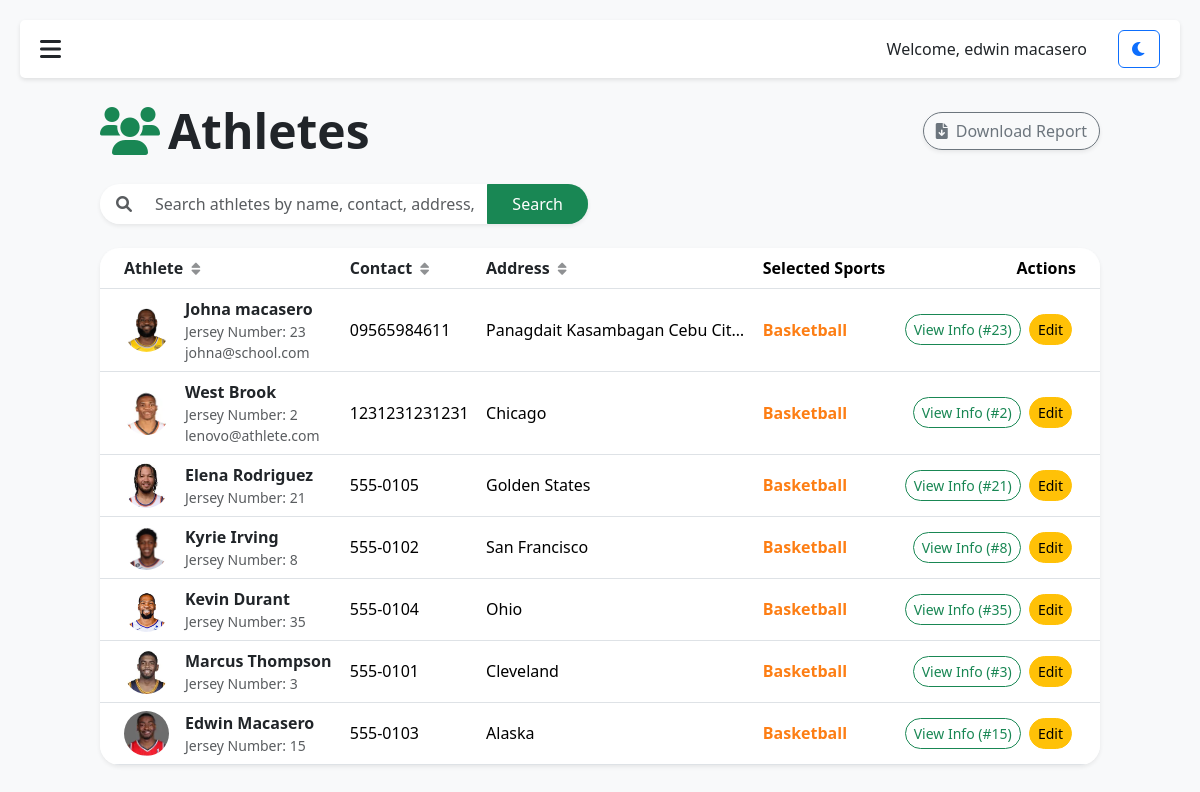
The app's page /athletes/ (signed in) with its own data.
### management/models.py (models this page shows, shortened)
class Athlete(models.Model):
    user = models.OneToOneField(User, on_delete=models.CASCADE)
    profile_picture = models.ImageField(upload_to='profile_pics/', null=True, blank=True)
    contact_number = models.CharField(max_length=15)
    address = models.TextField()
    weight = models.DecimalField(max_digits=5, decimal_places=2, null=True, blank=True, help_text="Weight in kg")
    height = models.DecimalField(max_digits=5, decimal_places=2, null=True, blank=True, help_text="Height in cm")
    endurance_level = models.CharField(max_length=50, default='Medium', choices=[('Low', 'Low'), ('Medium', 'Medium'), ('High', 'High'), ('Elite', 'Elite')])
    injury_status = models.CharField(max_length=100, default='None', help_text="Current injury or 'None'")
    sports = models.TextField(null=True, blank=True, help_text="Comma-separated list of sports")
    jersey_number = models.CharField(max_length=10, null=True, blank=True, default='#--')
    position = models.CharField(max_length=50, null=True, blank=True, default='Player')
    grade_level = models.CharField(max_length=50, null=True, blank=True, default='Active')
    plain_password = models.CharField(max_length=128, null=True, blank=True, help_text="Plain text password (Admin access only)")

### management/views.py (the view, shortened to what this page needs)
# urls.py: path('', views.athlete_list, name='athlete_list'),
@login_required
def athlete_list(request):
    sort_by = request.GET.get('sort_by', 'user__username')
    direction = request.GET.get('direction', 'asc')
    query = request.GET.get('query', '')
    is_coach = Coach.objects.filter(user=request.user).exists()
    if is_coach:
        coach = Coach.objects.get(user=request.user)
        coach_sports = coach.sports.split(',') if coach.sports else []
        athletes = Athlete.objects.filter(sports__in=coach_sports)
    else:
        athletes = Athlete.objects.all()
    if direction == 'desc':
        sort_by = f'-{sort_by}'
    athletes = athletes.order_by(sort_by)
    return render(request, 'management/athlete_list.html', {'athletes': athletes})

### management/context_processors.py (called while the page is built)
def unread_notifications(request):
    if not request.user.is_authenticated:
        return {}
    counts = {
        'total': 0,
        'chat': Message.objects.filter(receiver=request.user, is_read=False).count(),
        'payment': 0,
        'session': 0,
        'evaluation': 0,
        'incident': 0,
        'goal': 0,
        'system': 0,
    }
    notifications = Notification.objects.filter(recipient=request.user, is_read=False)
    for n in notifications:
        n_type = n.notification_type.lower()
        if n_type in counts:
            counts[n_type] += 1
        else:
            counts['system'] += 1
    counts['total'] = sum(v for k, v in counts.items() if k != 'total')
    return {'unread_counts': counts}

### management/templates/management/athlete_list.html (shortened to what this page needs)
{% extends 'base.html' %}
{% load django_bootstrap5 %}
{% block content %}
<div class="container mt-4">
    <div class="d-flex justify-content-between align-items-center mb-4">
        <h1 class="display-5 fw-bold"><i class="fas fa-users me-2 text-success"></i>Athletes</h1>
        <div>
            <a href="{% url 'management:generate_report' %}" class="btn btn-outline-secondary rounded-pill shadow-sm">
                <i class="fas fa-file-download me-2"></i>Download Report
            </a>
        </div>
    </div>
    <div class="row mb-4">
        <div class="col-md-6">
            <form method="get" class="d-flex gap-2">
                <div class="input-group shadow-sm rounded-pill overflow-hidden">
                    <span class="input-group-text bg-white border-0 ps-3">
                        <i class="fas fa-search text-muted"></i>
                    </span>
                    <input type="text" name="query" class="form-control border-0 py-2" placeholder="Search athletes by name, contact, address, or sports..." value="{{ request.GET.query }}">
                    <button class="btn btn-success px-4" type="submit">Search</button>
                </div>
            </form>
        </div>
    </div>
    <div class="card border-0 shadow-sm rounded-4 overflow-hidden">
        <div class="table-responsive">
            <table class="table table-hover align-middle mb-0">
                <thead class="bg-light">
                    <tr>
                        <th class="ps-4"><a href="?sort_by=user__username&direction={% if request.GET.direction == 'asc' %}desc{% else %}asc{% endif %}" class="text-decoration-none text-dark">Athlete <i class="fas fa-sort ms-1 small opacity-50"></i></a></th>
                        <th><a href="?sort_by=contact_number&direction={% if request.GET.direction == 'asc' %}desc{% else %}asc{% endif %}" class="text-decoration-none text-dark">Contact <i class="fas fa-sort ms-1 small opacity-50"></i></a></th>
                        <th><a href="?sort_by=address&direction={% if request.GET.direction == 'asc' %}desc{% else %}asc{% endif %}" class="text-decoration-none text-dark">Address <i class="fas fa-sort ms-1 small opacity-50"></i></a></th>
                        <th>Selected Sports</th>
                        <th class="text-end pe-4">Actions</th>
                    </tr>
                </thead>
                <tbody>
                    {% for athlete in athletes %}
                    <tr>
                        <td class="ps-4">
                            <a href="{% url 'management:athlete_detail' athlete.pk %}" class="text-decoration-none text-dark">
                                <div class="d-flex align-items-center">
                                    {% if athlete.profile_picture %}
                                        <img src="{{ athlete.profile_picture.url }}" class="rounded-circle me-3" style="width: 45px; height: 45px; min-width: 45px; min-height: 45px; object-fit: cover;">
                                    {% else %}
                                        <div class="rounded-circle bg-success text-white d-flex align-items-center justify-content-center me-3" style="width: 45px; height: 45px; min-width: 45px; min-height: 45px;">
                                            {{ athlete.user.username|slice:":1"|upper }}
                                        </div>
                                    {% endif %}
                                    <div>
                                        <div class="fw-bold">{{ athlete.user.get_full_name|default:athlete.user.username }}</div>
                                        <div class="small text-muted">Jersey Number: {{ athlete.jersey_number|default:"#--" }}</div>
                                        <div class="small text-muted">{{ athlete.user.email }}</div>
                                    </div>
                                </div>
                            </a>
                        </td>
                        <td>{{ athlete.contact_number }}</td>
                        <td>{{ athlete.address|truncatechars:30 }}</td>
                        <td>
                            {% if 'Basketball' in athlete.sports %}
                                <span class="text-orange fw-bold">Basketball</span>
                            {% endif %}
                        </td>
                        <td class="text-end pe-4">
                            <a href="{% url 'management:athlete_detail' athlete.pk %}" class="btn btn-sm btn-outline-success rounded-pill me-1">View Info (#{{ athlete.jersey_number|default:"--" }})</a>
                            <a href="{% url 'management:athlete_update' athlete.pk %}" class="btn btn-sm btn-warning rounded-pill me-1">Edit</a>
                        </td>
                    </tr>
                    {% endfor %}
                </tbody>
            </table>
        </div>
    </div>
</div>
{% endblock %}

### management/templates/base.html (shortened to what this page needs)
{% load django_bootstrap5 %}
{% load static %}
<!DOCTYPE html>
<html lang="en">
<head>
    {% bootstrap_css %}
    <link rel="stylesheet" href="https://cdnjs.cloudflare.com/ajax/libs/font-awesome/6.0.0/css/all.min.css">
    <link rel="stylesheet" href="{% static 'management/css/dark_mode.css' %}">
    <script src="https://cdn.tailwindcss.com"></script>
</head>
<body>
    <div class="main-content" id="main-content">
        <div class="header">
            {% if user.is_authenticated %}
                <div class="d-flex align-items-center">
                    {% if portal_type == 'athlete' or is_athlete %}
                        <button id="athleteBurgerMenu" type="button" aria-label="Open menu" aria-expanded="false" aria-controls="athleteDrawerContent" class="p-2.5 rounded-xl bg-slate-100 dark:bg-slate-800 text-slate-600 dark:text-slate-400 border border-slate-200/90 dark:border-white/10 shadow-sm hover:bg-slate-200 dark:hover:bg-slate-700 transition-all focus:outline-none focus:ring-2 focus:ring-blue-500/40">
                            <i data-lucide="menu" class="w-6 h-6" aria-hidden="true"></i>
                        </button>
                    {% else %}
                        <button id="sidebar-toggle"><i class="fas fa-bars"></i></button>
                    {% endif %}
                </div>
            {% endif %}
            <div class="user-info">
                {% if user.is_authenticated %}
                    {% if in_portal %}
                        {% if portal_type == 'coach' and is_coach_dashboard %}
                            <div class="flex items-center gap-3 bg-slate-100 dark:bg-slate-800 p-1.5 pr-4 rounded-full border border-slate-200 dark:border-slate-700 cursor-pointer hover:bg-slate-200 dark:hover:bg-slate-700 transition-all" id="coachProfileTrigger">
                                {% if user.coach.profile_picture %}
                                    <img src="{{ user.coach.profile_picture.url }}" class="w-10 h-10 rounded-full object-cover border-2 border-brand" alt="Coach Profile">
                                {% else %}
                                    <div class="w-10 h-10 rounded-full bg-brand/10 flex items-center justify-center border-2 border-brand">
                                        <i data-lucide="user" class="w-5 h-5 text-brand"></i>
                                    </div>
                                {% endif %}
                                <div class="hidden sm:block">
                                    <p class="text-[11px] font-black text-slate-900 dark:text-white uppercase leading-none">{{ user.get_full_name|default:user.username }}</p>
                                    <p class="text-[9px] font-bold text-brand uppercase tracking-widest mt-0.5">HEAD COACH</p>
                                </div>
                            </div>
                        {% elif portal_type == 'admin' or is_athlete or portal_type == 'coach' %}
                            <span>Welcome, {{ user.get_full_name|default:user.username }}</span>
                            <form id="logout-form" action="{% url 'logout' %}" method="post" style="display: inline;">
                                {% csrf_token %}
                                <button type="submit" class="btn btn-sm btn-outline-danger ms-2"><i class="fas fa-sign-out-alt me-1"></i>Logout</button>
                            </form>
                        {% endif %}
                    {% else %}
                        <span>Welcome, {{ user.get_full_name|default:user.username }}</span>
                    {% endif %}
                {% endif %}
                <button id="dark-mode-toggle" class="btn btn-outline-primary ms-3"><i class="fas fa-moon"></i></button>
            </div>
        </div>
        <div class="container-fluid">
            {% block content %}
            {% endblock %}
        </div>
    </div>
</body>
</html>

### management/templates/base.html (style rules this page uses)
body { display: flex; min-height: 100vh; background-color: #f8f9fa; }
.main-content { margin-left: 0; padding: 20px; width: 100%; transition: margin-left 0.3s; }
.header { display: flex; justify-content: space-between; align-items: center; background-color: white; padding: 10px 20px; border-radius: 5px; margin-bottom: 20px; box-shadow: 0 2px 4px rgba(0,0,0,0.1); }
#sidebar-toggle { background: none; border: none; font-size: 24px; cursor: pointer; }
.user-info { display: flex; align-items: center; }
.user-info span { margin-right: 15px; }
#dark-mode-toggle { margin-left: 15px; }

### management/templates/management/athlete_list.html (style rules this page uses)
.text-orange { color: #fd7e14 !important; }
.text-success { color: #198754 !important; }
.rounded-4 { border-radius: 1.25rem !important; }

### records on screen
Athlete: profile_picture (picture), user.get_full_name "Johna macasero", jersey_number "23", user.email "johna@school.com", contact_number "09565984611", address "Panagdait Kasambagan Cebu Cit…", sports "Basketball"
Athlete: profile_picture (picture), user.get_full_name "West Brook", jersey_number "2", user.email "lenovo@athlete.com", contact_number "1231231231231", address "Chicago", sports "Basketball"
Athlete: profile_picture (picture), user.get_full_name "Elena Rodriguez", jersey_number "21", contact_number "555-0105", address "Golden States", sports "Basketball"
Athlete: profile_picture (picture), user.get_full_name "Kyrie Irving", jersey_number "8", contact_number "555-0102", address "San Francisco", sports "Basketball"
Athlete: profile_picture (picture), user.get_full_name "Kevin Durant", jersey_number "35", contact_number "555-0104", address "Ohio", sports "Basketball"
Athlete: profile_picture (picture), user.get_full_name "Marcus Thompson", jersey_number "3", contact_number "555-0101", address "Cleveland", sports "Basketball"
Athlete: profile_picture (picture), user.get_full_name "Edwin Macasero", jersey_number "15", contact_number "555-0103", address "Alaska", sports "Basketball"

### other values on screen
{{ user.get_full_name|default:user.username }} "edwin macasero"
